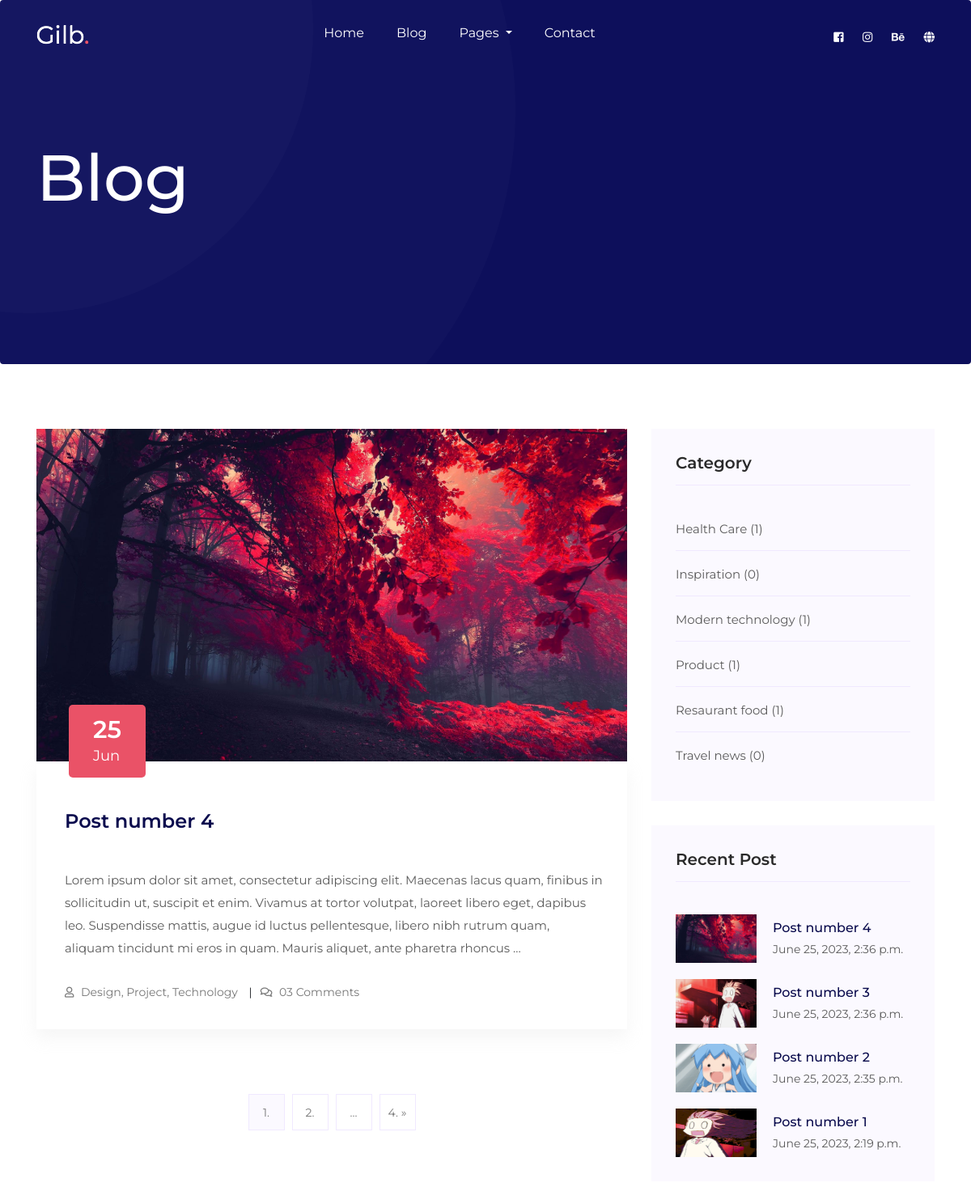
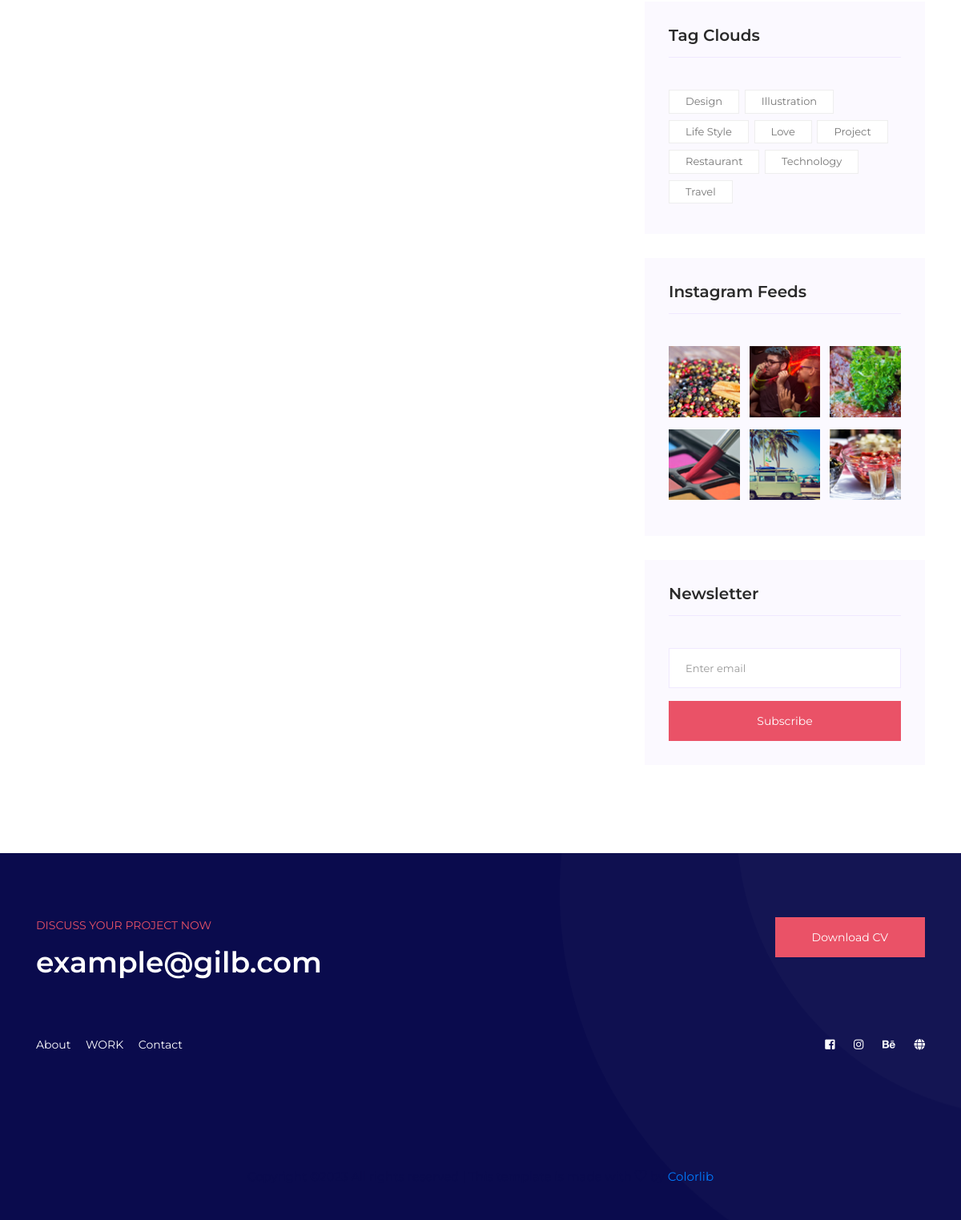
Screenshot of /blog/ with the database file from the repository (2 pictures, top to bottom).
### blog/models.py (models this page shows, shortened)
class Post(models.Model):
    title = models.CharField(max_length=100, verbose_name="Title")
    slug = models.SlugField(max_length=50, verbose_name="Slug", unique=True)
    content = models.TextField(verbose_name="Content")
    created_at = models.DateTimeField(auto_now_add=True, verbose_name="Created at")
    views = models.IntegerField(default=0, verbose_name="Views")
    tags = models.ManyToManyField(Tag, verbose_name="Tags")
    category = models.ForeignKey(Category, on_delete=models.PROTECT, verbose_name="Category")
    image = models.ImageField(upload_to="photos/%Y/%m/%d", verbose_name="Image")
    def get_absolute_url(self):
        return reverse("single_post", kwargs={"slug": self.slug})
    class Meta:
        verbose_name = "Пост"
        verbose_name_plural = "Посты"
        ordering = ['-created_at']

class Tag(models.Model):
    title = models.CharField(max_length=50, verbose_name="Title")
    slug = models.SlugField(max_length=50, verbose_name="Slug", unique=True)
    class Meta:
        verbose_name = "Тег"
        verbose_name_plural = "Теги"
        ordering = ['title']
    def __str__(self):
        return self.title

class Category(models.Model):
    title = models.CharField(max_length=50, verbose_name="Title")
    slug = models.SlugField(max_length=50, verbose_name="Slug", unique=True)
    def get_absolute_url(self):
        return reverse("blog_by_categories", kwargs={"slug": self.slug})
    class Meta:
        verbose_name = "Категория"
        verbose_name_plural = "Категории"
        ordering = ['title']

### blog/views.py (the view)
# urls.py: path("", GetAllPosts.as_view(), name="blog"),
class GetAllPosts(ListView):
    model = Post
    template_name = "blog/blog_index.html"
    context_object_name = "posts"
    paginate_by = 1

### blog/templatetags/category.py (called while the page is built)
@register.inclusion_tag("inc/categories_sidebar.html")
def get_categories_sidebar():
    categories = Category.objects.annotate(count=Count('post'))
    return {"categories": categories}

### blog/templatetags/post.py (called while the page is built)
@register.inclusion_tag("inc/recent_posts_sidebar.html")
def get_recent_posts_sidebar(cnt=4):
    posts = Post.objects.order_by("-created_at")[:cnt]
    return {"posts": posts}

### blog/templatetags/tags.py (called while the page is built)
@register.inclusion_tag("inc/tags_sidebar.html")
def get_tags_sidebar():
    tags = Tag.objects.all()
    return {"tags": tags}

### blog/templates/blog/blog_index.html
{% extends 'base.html' %}
{% block content %}
<section class="breadcrumb breadcrumb_bg">
    <div class="container">
        <div class="row">
            <div class="col-lg-12">
                <div class="breadcrumb_iner">
                    <div class="breadcrumb_iner_item">
                        <h2>blog</h2>
                    </div>
                </div>
            </div>
        </div>
    </div>
</section>
<section class="blog_area section_padding">
    <div class="container">
        <div class="row">
            <div class="col-lg-8 mb-5 mb-lg-0">
                <div class="blog_left_sidebar">
                    {% for i in posts %}
                    <article class="blog_item">
                        <div class="blog_item_img">
                            <img class="card-img rounded-0" src="{{i.image.url}}" alt="">
                            <a href="#" class="blog_item_date">
                                <h3>{{i.created_at|date:"d"}}</h3>
                                <p>{{i.created_at|date:"M"}}</p>
                            </a>
                        </div>
                        <div class="blog_details">
                            <a class="d-inline-block" href="{{i.get_absolute_url}}">
                                <h2>{{i.title}}</h2>
                            </a>
                            <p>{{i.content|safe|truncatewords_html:48}}</p>
                            <ul class="blog-info-link">
                                <li><a href="#"><i class="far fa-user"></i>
                                    {% for k in i.tags.all %}
                                        {% if forloop.last %}
                                            {{k|title}}
                                        {% else %}
                                            {{k|title}},
                                        {% endif %}
                                    {% endfor %}
                                </a></li>
                                <li><a href="#"><i class="far fa-comments"></i> 03 Comments</a></li>
                            </ul>
                        </div>
                    </article>
                    {% endfor %}
                    {% include 'inc/_paginator.html' %}
                </div>
            </div>
            {% include 'inc/_sidebar.html' %}
        </div>
    </div>
</section>
{% endblock %}

### templates/base.html (shortened to what this page needs)
<!doctype html>
<html lang="en">
{% load static %}
<head>
    <link rel="stylesheet" href="{% static 'css/bootstrap.min.css' %}">
    <link rel="stylesheet" href="{% static 'css/animate.css' %}">
    <link rel="stylesheet" href="{% static 'css/owl.carousel.min.css' %}">
    <link rel="stylesheet" href="{% static 'css/themify-icons.css' %}">
    <link rel="stylesheet" href="{% static 'css/flaticon.css' %}">
    <link rel="stylesheet" href="{% static 'css/magnific-popup.css' %}">
    <link rel="stylesheet" href="{% static 'css/slick.css' %}">
    <link rel="stylesheet" href="{% static 'css/gijgo.min.css' %}">
    <link rel="stylesheet" href="{% static 'css/nice-select.css' %}">
    <link rel="stylesheet" href="{% static 'css/all.css' %}">
    <link rel="stylesheet" href="{% static 'css/style.css' %}">
</head>
<body>
    {% include 'inc/_header.html' %}
    {% block content %}{% endblock %}
     {% include 'inc/_footer.html' %}
</body>
</html>

### templates/inc/_header.html (shortened to what this page needs)
{% load static %}
<header class="main_menu home_menu">
    <div class="container">
        <div class="row align-items-center">
            <div class="col-lg-12">
                <nav class="navbar navbar-expand-lg navbar-light">
                    <a class="navbar-brand" href="{%  url  'home'  %}"> <img src="{% static 'img/logo.png' %}" alt="logo"> </a>
                    <div class="collapse navbar-collapse main-menu-item" id="navbarSupportedContent">
                        <ul class="navbar-nav">
                            <li class="nav-item">
                                <a class="nav-link" href="{%  url  'home'  %}">Home</a>
                            </li>
                            <li class="nav-item">
                                <a class="nav-link" href="{%  url  'blog'  %}">Blog</a>
                            </li>
                            <li class="nav-item dropdown">
                                <a class="nav-link dropdown-toggle" href="blog.html" id="navbarDropdown_1"
                                   role="button" data-toggle="dropdown" aria-haspopup="true" aria-expanded="false">
                                    pages
                                </a>
                            </li>
                            <li class="nav-item">
                                <a class="nav-link" href="{%  url 'contact'  %}">Contact</a>
                            </li>
                        </ul>
                    </div>
                    <div class="social_icon">
                        <a href="#"><i class="fab fa-facebook-square"></i></a>
                        <a href="#"><i class="fab fa-instagram"></i></a>
                        <a href="#"><i class="fab fa-behance"></i></a>
                        <a href="#"><i class="fas fa-globe"></i></a>
                    </div>
                </nav>
            </div>
        </div>
    </div>
</header>

### templates/inc/_paginator.html (shortened to what this page needs)
{% load static %}
{% if page_obj.has_other_pages %}
<nav class="blog-pagination justify-content-center d-flex">
    <ul class="pagination">
        <li class="page-item active">
            <a class="page-link">{{ page_obj.number }}.</a>
        </li>
        {% if page_obj.has_next %}
            <li class="page-item">
                <a class="page-link" href="?page={{ page_obj.number|add:1 }}">{{ page_obj.number|add:1 }}.</a>
            </li>
            {% if not page_obj.number|add:1 == page_obj.paginator.num_pages %}
                {% if page_obj.number|add:2 == page_obj.paginator.num_pages or page_obj.number|add:1 == page_obj.paginator.num_pages %}
                    <li class="page-item">
                        <a class="page-link" href="?page={{ page_obj.paginator.num_pages }}">{{ page_obj.paginator.num_pages }}.</a>
                    </li>
                {% elif not page_obj.number|add:1 == page_obj.paginator.num_pages %}
                    <li class="page-item">
                        <a class="page-link">...</a>
                    </li>
                    <li class="page-item">
                        <a class="page-link" href="?page={{ page_obj.paginator.num_pages }}">{{ page_obj.paginator.num_pages }}. &raquo;</a>
                    </li>
                {% endif %}
            {% endif %}
        {% endif %}
    </ul>
</nav>
{% endif %}

### templates/inc/_sidebar.html
{% load category %}
{% load tags %}
{% load post %}
{% load static %}
<div class="col-lg-4">
    <div class="blog_right_sidebar">
        <aside class="single_sidebar_widget post_category_widget">
            <h4 class="widget_title">Category</h4>
            <ul class="list cat-list">
                {% get_categories_sidebar %}
            </ul>
        </aside>
        <aside class="single_sidebar_widget popular_post_widget">
            <h3 class="widget_title">Recent Post</h3>
            {% get_recent_posts_sidebar 4 %}
        </aside>
        <aside class="single_sidebar_widget tag_cloud_widget">
            <h4 class="widget_title">Tag Clouds</h4>
            <ul class="list">
                {% get_tags_sidebar %}
            </ul>
        </aside>
        <aside class="single_sidebar_widget instagram_feeds">
            <h4 class="widget_title">Instagram Feeds</h4>
            <ul class="instagram_row flex-wrap">
                <li>
                    <a href="#">
                        <img class="img-fluid" src="{%  static 'img/post/post_5.png' %}" alt="">
                    </a>
                </li>
                <li>
                    <a href="#">
                        <img class="img-fluid" src="{%  static 'img/post/post_6.png' %}" alt="">
                    </a>
                </li>
                <li>
                    <a href="#">
                        <img class="img-fluid" src="{%  static 'img/post/post_7.png' %}" alt="">
                    </a>
                </li>
                <li>
                    <a href="#">
                        <img class="img-fluid" src="{%  static 'img/post/post_8.png' %}" alt="">
                    </a>
                </li>
                <li>
                    <a href="#">
                        <img class="img-fluid" src="{%  static 'img/post/post_9.png' %}" alt="">
                    </a>
                </li>
                <li>
                    <a href="#">
                        <img class="img-fluid" src="{%  static 'img/post/post_10.png' %}" alt="">
                    </a>
                </li>
            </ul>
        </aside>
        <aside class="single_sidebar_widget newsletter_widget">
            <h4 class="widget_title">Newsletter</h4>
            <form action="#">
                <div class="form-group">
                    <input type="email" class="form-control" onfocus="this.placeholder = ''"
                           onblur="this.placeholder = 'Enter email'" placeholder='Enter email' required>
                </div>
                <button class="button rounded-0 primary-bg text-white w-100 btn_1"
                        type="submit">Subscribe
                </button>
            </form>
        </aside>
    </div>
</div>

### blog/templates/inc/categories_sidebar.html
{% for i in categories %}
<li>
    <a href="{{i.get_absolute_url}}" class="d-flex">
        <p>{{i.title}} <span> ({{i.count}})</span></p>
    </a>
</li>
{% endfor %}

### blog/templates/inc/recent_posts_sidebar.html
{% for i in posts %}
<div class="media post_item">
    <img src="{{i.image.url}}" width="100" height="60" alt="post">
    <div class="media-body">
        <a href="single-blog.html">
            <h3>{{i.title|safe}}</h3>
        </a>
        <p>{{i.created_at}}</p>
    </div>
</div>
{% endfor %}

### blog/templates/inc/tags_sidebar.html
{% for i in tags %}
<li>
    <a href="#">{{i.title|title}}</a>
</li>
{% endfor %}

### templates/inc/_footer.html (shortened to what this page needs)
{% load static %}
<footer class="footer_Part padding_top">
    <div class="container">
        <div class="row alingn-item-center">
            <div class="col-lg-6">
                <div class="footer_text">
                    <span>Discuss your project now</span>
                    <h2>example@gilb.com </h2>
                </div>
            </div>
            <div class="col-lg-6">
                <div class="footer_btn">
                    <a href="#" class="btn_1">Download CV</a>
                </div>
            </div>
            <div class="col-lg-6">
                <div class="footer_menu">
                    <a href="#">About</a>
                    <a href="#">WORK</a>
                    <a href="#">Contact</a>
                </div>
            </div>
            <div class="col-lg-6">
                <div class="social_icon">
                    <a href="#"><i class="fab fa-facebook-square"></i></a>
                    <a href="#"><i class="fab fa-instagram"></i></a>
                    <a href="#"><i class="fab fa-behance"></i></a>
                    <a href="#"><i class="fas fa-globe"></i></a>
                </div>
            </div>
            <div class="col-lg-12">
                <div class="copyright_part text-center">
                    <p class="footer-text m-0">
                        All rights reserved | This template is made with <i class="ti-heart" aria-hidden="true"></i> by
                        <a href="https://colorlib.com" target="_blank">Colorlib</a>
                    </p>
                </div>
            </div>
        </div>
    </div>
</footer>

### gilb/static/css/all.css (style rules this page uses)
.fa, .fas, .far, .fal, .fab { -moz-osx-font-smoothing: grayscale; -webkit-font-smoothing: antialiased; display: inline-block; font-style: normal; font-variant: normal; text-rendering: auto; line-height: 1; }
.fa-behance:before { content: "\f1b4"; }
.fa-comments:before { content: "\f086"; }
.fa-facebook-square:before { content: "\f082"; }
.fa-globe:before { content: "\f0ac"; }
.fa-instagram:before { content: "\f16d"; }
.fa-user:before { content: "\f007"; }
.fab { font-family: 'Font Awesome 5 Brands'; }
.far { font-family: 'Font Awesome 5 Free'; font-weight: 400; }
.fa, .fas { font-family: 'Font Awesome 5 Free'; font-weight: 900; }

### rows the page displays
Post: image (picture), created_at "25", created_at "Jun", title "Post number 4", content "Lorem ipsum dolor sit amet, consectetur adipiscing elit. Maecenas lacus quam, finibus in sollicitudin ut, suscipit et enim. Vivamus at tortor volutpat, laoreet libero eget, dapibus leo. Suspendisse mattis, augue id luctus pellentesque, libero nibh rutrum quam, aliquam tincidunt mi eros in quam. Mauris aliquet, ante pharetra rhoncus …", created_at "June 25, 2023, 2:36 p.m."
Tag: title "Design"
Tag: title "Project"
Tag: title "Technology"
Category: title "Health Care", count "1"
Category: title "Inspiration", count "0"
Category: title "Modern technology", count "1"
Category: title "Product", count "1"
Category: title "Resaurant food", count "1"
Category: title "Travel news", count "0"
Post: image (picture), title "Post number 3", created_at "June 25, 2023, 2:36 p.m."
Post: image (picture), title "Post number 2", created_at "June 25, 2023, 2:35 p.m."
Post: image (picture), title "Post number 1", created_at "June 25, 2023, 2:19 p.m."
Tag: title "Illustration"
Tag: title "Life Style"
Tag: title "Love"
Tag: title "Restaurant"
Tag: title "Travel"

### other values shown
{{ page_obj.number }} "1"
{{ page_obj.number|add:1 }} "2"
{{ page_obj.paginator.num_pages }} "4"
